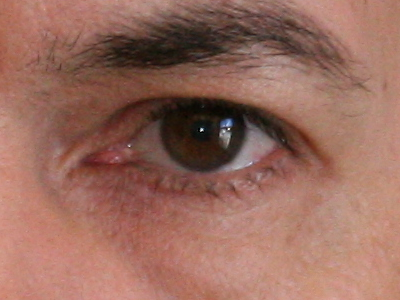
#> input picture image/C2_S1_I1.tiff, 400 x 300 px; its folder holds only this picture in this run
$ python irisnew.py   (Python 2 division)
#> lines starting #> are read from the running program, lines starting #| are printed output that depends on the picture
import cv2,os
import cv2.cv as cv
import numpy as np

path = "image"
path0 = path+"/iris"
path1 = path0+"/test"
path2 = path0+"/test_iris_pupil"
path3 = path0+"/iris_pupil"
path4 = path0+"/normalization_Xp"
path41 = path0+"/normalization_p"
path5 = path0+"/LBP_Xp"
path51 = path0+"/LBP_p"
path6 = path0+"/iris_pupil_c"
filetype = "tiff"

paths_ = [path0,path1,path2,path3,path4,path5,path41,path51,path6]

LBPsize_h=200;LBPsize_w=200;th=5

def createbimage(w,h,n):
    data = np.zeros( (w,h,n), dtype=np.uint8)
    return data

def errorhanding():
    for x in range(len(paths_)):
        try:
            os.remove(paths_[x])
        except:
            pass
        try:
            os.mkdir(paths_[x])
        except (WindowsError or IOError):
            pass

# [36 lines left out: functions thresholded, get_pixel_else_0, LBP, not called in this run]

def inverte(imagem):
    imagem = 255-imagem
    return imagem

def getNewEye(path,extension): #insert name list and postion; return image name/
    files = os.listdir(path) #list all the filename in that directory/
    files1 = [i for i in files if i.endswith(extension)] #save filename into array/
    return files1

def getCirclez(img):
    i=11
    while 1:
        img1 = cv2.medianBlur(img,9)
        img1 = cv2.medianBlur(img1,i)
        h=img.shape[0];w=img.shape[1]
        circles = cv2.HoughCircles(img1,cv.CV_HOUGH_GRADIENT,1,h,param1=60,param2=30,minRadius=40,maxRadius=0)
        #print circles,i
        if circles == None:
            i=i-2
        elif circles!=None or i==1:
            break
    return circles

# [55 lines left out: functions getPolar2CartImage, drawc, crop_largescale_save, display, LogPolarf, LBPf, not called in this run]

def mainf():
    print "Image Conversion (iris+pupil): "
    a=getNewEye(path,"."+filetype)
    for l in range(len(a)):
        fl=path+"/"+a[l]
        print fl+" is processing"
        img = cv2.imread(fl,0);img_=cv2.imread(fl,0)
#> after `img = cv2.imread(fl, 0)`:
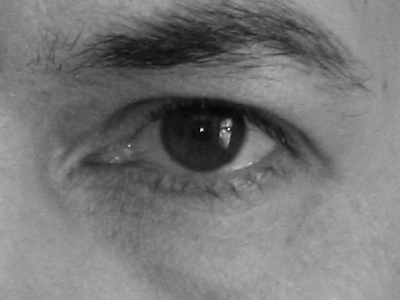
#> img: shape (300, 400); min 1, max 254, mean 119.2
        img1 = cv2.imread(fl);img2 = cv2.imread(fl)
#> in mainf, img1 is the input picture: shape (300, 400, 3); mean B, G, R 93.8, 107, 152.8
        h=img.shape[0];w=img.shape[1]
#> after `h = img.shape[0]`: h = 300
#> after `w = img.shape[1]`: w = 400
        circles = getCirclez(img)
#> the loop in getCirclez, `while 1:` made 1 pass
#> circles on pass 1: [[202.5, 126.5, 43.8]]
#> after the loop in getCirclez, `while 1:`: i = 11
        img1,i = drawc(img1,circles)
        cv2.imwrite(path1+"/test"+str(l)+".jpg",img1)
        crop_largescale_save(img1,l,i,path2)
        crop_largescale_save(img2,l,i,path6)
        crop_largescale_save(img_,l,i,path3,1)
    LogPolarf(path3,"jpg","iwp",path4,"jpg")
    LBPf(path4,"jpg","iwp",path5,"jpg")

# [22 lines left out: function mainf2, not called in this run]


errorhanding()
#> (the run stopped early here; a loop or call above may not have finished)

$ run again, on image/C2_S1_I13.tiff
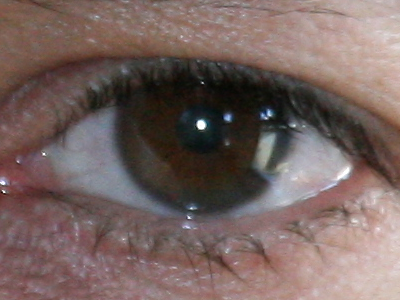
#> input picture image/C2_S1_I13.tiff, 400 x 300 px
#> in mainf, `img = cv2.imread(fl, 0)`:
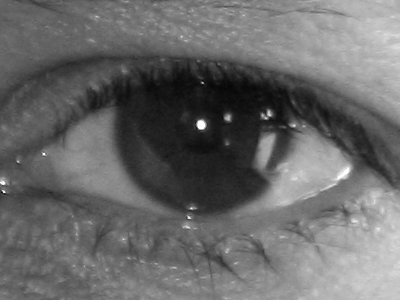
#> img: shape (300, 400); min 6, max 255, mean 104.8
#> in mainf, img1 is the input picture: shape (300, 400, 3); mean B, G, R 96, 99.6, 118.4
#> the loop in getCirclez, `while 1:` made 1 pass
#> circles on pass 1: [[203.5, 124.5, 89.7]]
#> after the loop in getCirclez, `while 1:`: i = 11

$ run again, on image/C2_S1_I14.tiff
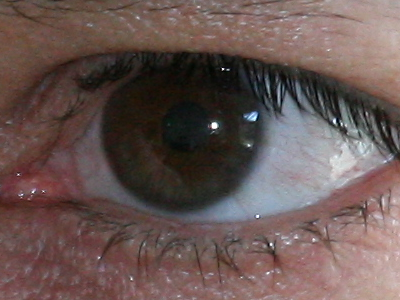
#> input picture image/C2_S1_I14.tiff, 400 x 300 px
#> in mainf, `img = cv2.imread(fl, 0)`:
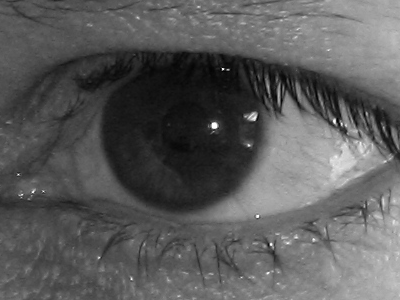
#> img: shape (300, 400); min 0, max 255, mean 90.7
#> in mainf, img1 is the input picture: shape (300, 400, 3); mean B, G, R 82.5, 85.6, 103.9
#> the loop in getCirclez, `while 1:` made 1 pass
#> circles on pass 1: [[180.5, 131.5, 80.4]]
#> pass 1, in getCirclez, `img1 = cv2.medianBlur(img,9)`:
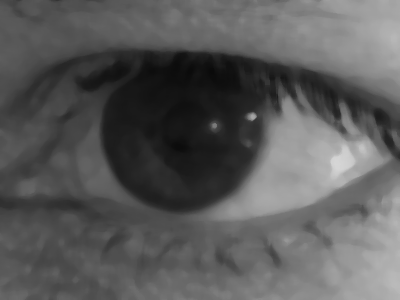
#> img1: shape (300, 400); min 10, max 214, mean 90.3
#> after the loop in getCirclez, `while 1:`: i = 11

$ run again, on image/C2_S1_I15.tiff
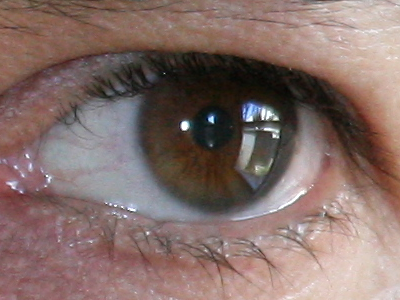
#> input picture image/C2_S1_I15.tiff, 400 x 300 px
#> in mainf, `img = cv2.imread(fl, 0)`:
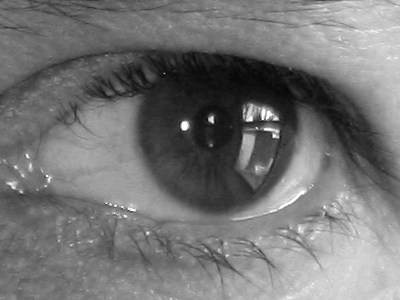
#> img: shape (300, 400); min 5, max 255, mean 116.2
#> in mainf, img1 is the input picture: shape (300, 400, 3); mean B, G, R 105.2, 110.2, 132.3
#> the loop in getCirclez, `while 1:` made 1 pass
#> circles on pass 1: [[237.5, 117.5, 100.7]]
#> pass 1, in getCirclez, `img1 = cv2.medianBlur(img,9)`:
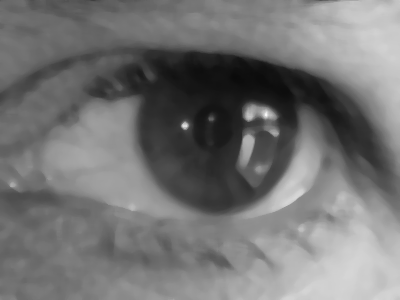
#> img1: shape (300, 400); min 10, max 248, mean 115.9
#> after the loop in getCirclez, `while 1:`: i = 11

$ run again, on image/C2_S1_I10.tiff
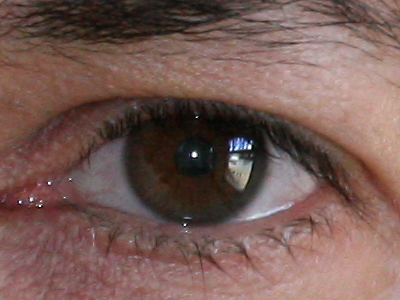
#> input picture image/C2_S1_I10.tiff, 400 x 300 px
#> in mainf, `img = cv2.imread(fl, 0)`:
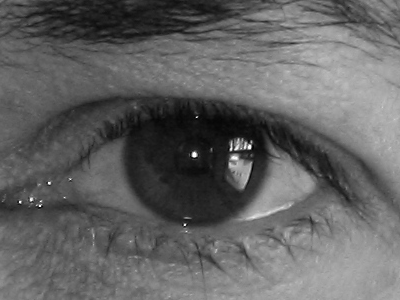
#> img: shape (300, 400); min 0, max 255, mean 98.2
#> in mainf, img1 is the input picture: shape (300, 400, 3); mean B, G, R 84.2, 90.7, 118.3
#> the loop in getCirclez, `while 1:` made 1 pass
#> circles on pass 1: [[196.5, 153.5, 73.1]]
#> pass 1, in getCirclez, `img1 = cv2.medianBlur(img,9)`:
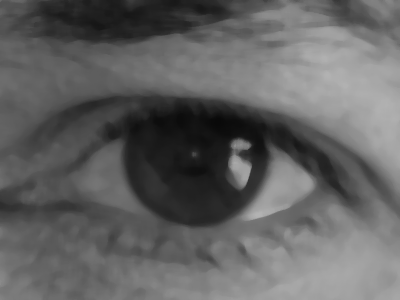
#> img1: shape (300, 400); min 9, max 179, mean 98.1
#> after the loop in getCirclez, `while 1:`: i = 11
